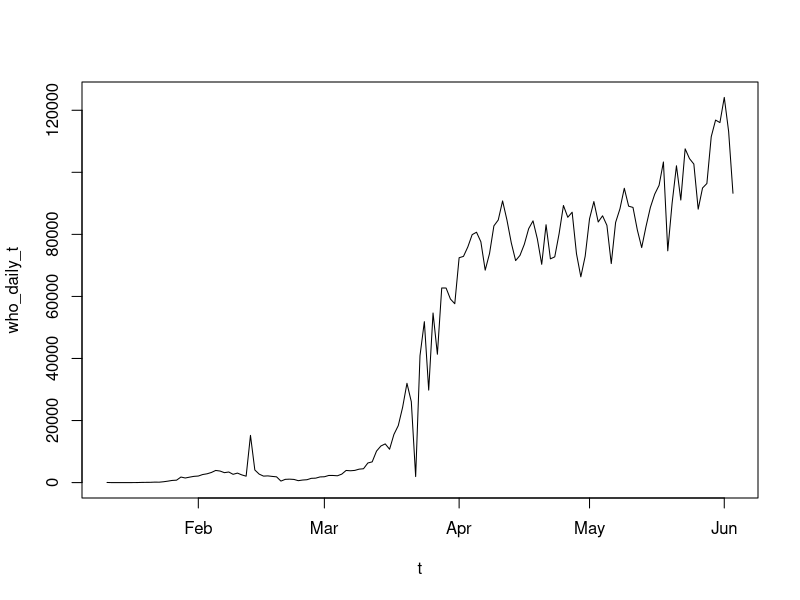
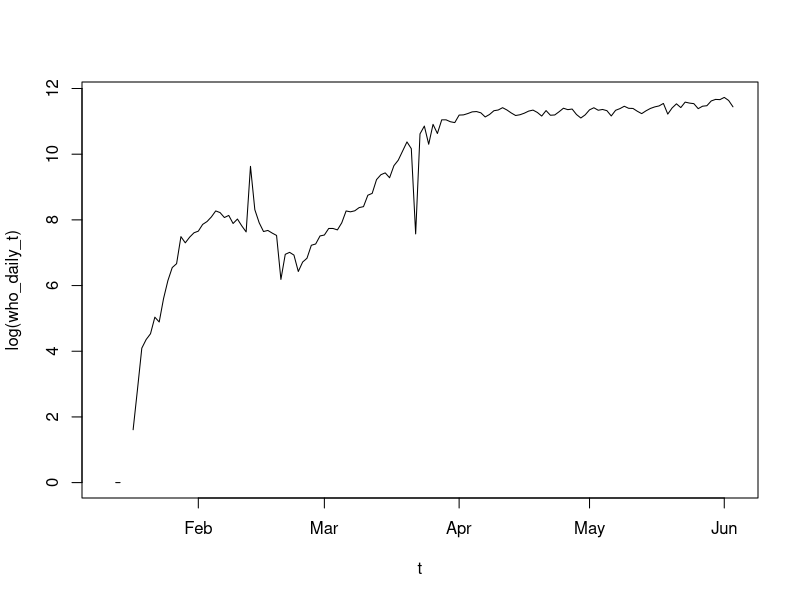
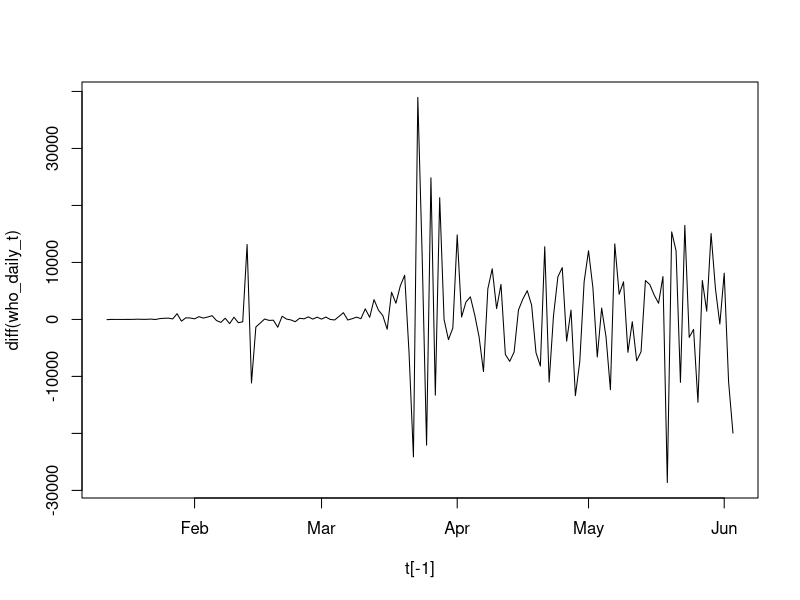
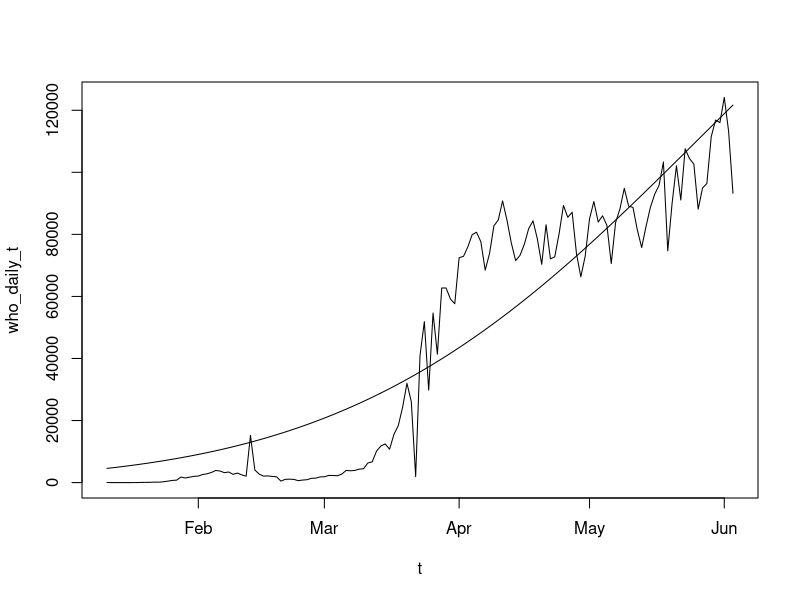

Write the R code that produced these figures, in order.
# The data is taken in csv format from the WHO database
who_global <- read.csv('WHO-COVID-19-global-data.csv')

# The dates of cases worldwide are taken
t <- sort(unique(who_global$Date_reported))

# All the cases in the world are stored in each index
who_daily_t <- NULL
for (i in 1:length(t)) {
  who_daily_t[i] <- sum(who_global$New_cases[who_global$Date_reported == t[i]], na.rm = T)
}
rm(who_global)

# The dates are now formatted as Date datatype
t <- as.Date(t)

# Plot the data
plot(t,who_daily_t, type = "l")
plot(t,log(who_daily_t), type = "l")
plot(t[-1], diff(who_daily_t), type = "l")

# x is the index of time
x <- 1:length(t)

# The function here returns the residual sum squared of actual cases
# The argument passed in the function is the possible/potential parameters of the normal distribution
# 3 arguements h,i,j would be passed: h is the scale of the distribution, i is the mean and j is the SDev
fn <- function(para) {
  return(sum((who_daily_t - (para[1]*dnorm(x, mean = para[2], sd = para[3])))^2))
}

# Initiate variables for the computation of OLS parameters
val <- NULL ; k <- 1; m <- NULL

for (h in seq(2*10^7,8*10^7,by=5*10^6)) {
  for (i in seq(100,1000,by=25)) {
    for (j in seq(10,100,by=5)) {
      # The optimized function with respect to the h,i,j
      # value of the minimized RSS stored
      val[k] <- optim(  c(h,i,j),fn  )$value
      # Each m would have the different h,i,j
      m <- rbind(m, c(h,i,j))
      k <- k+1
    }
  }
}


# Which RSS is the lowest will determine the optimized parameters h,i,j
m[which(val == min(val)),]

# The estimated normal distribution line
par <- c(5.7*10^07 , 220 , 70)
plot(t, who_daily_t, type="l")
lines(t,optim(par, fn)$par[1]*dnorm(x,optim(par, fn)$par[2],optim(par, fn)$par[3]))
